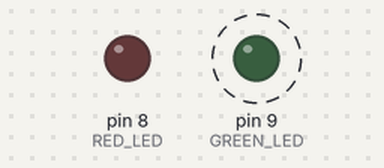
This sketch was run on a simulated Arduino Uno, built with avr-gcc and run on an emulated ATmega328P. Shown: output pins drawn as LEDs (lit = HIGH). Dashed ring = blinking.

Above: at 0.2 s.
At 7.7 s:
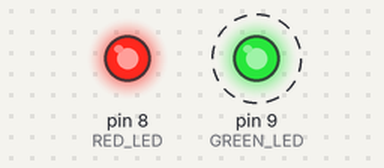
Timing chart, 0 to 9.2 s (numbered marks = the images above):
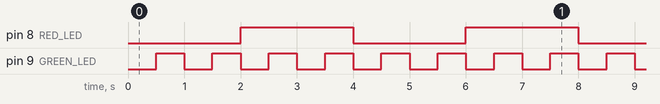

The sketch:

non_blocking_led1.ino
```cpp
const int RED_LED = 8;
const int GREEN_LED = 9;

unsigned long previousRedMillis = 0;
unsigned long previousGreenMillis = 0;

const unsigned long redInterval = 2000;
const unsigned long greenInterval = 500;

bool redState = LOW;
bool greenState = LOW;

void setup() {
  pinMode(RED_LED, OUTPUT);
  pinMode(GREEN_LED, OUTPUT);
}

void loop() {
  unsigned long currentMillis = millis();

  // Control the red LED
  if (currentMillis - previousRedMillis >= redInterval) {
    previousRedMillis = currentMillis;
    redState = !redState;
    digitalWrite(RED_LED, redState);
  }

  // Control the green LED
  if (currentMillis - previousGreenMillis >= greenInterval) {
    previousGreenMillis = currentMillis;
    greenState = !greenState;
    digitalWrite(GREEN_LED, greenState);
  }
}
```

Measured:
- by itself, pin 8 (RED_LED): alternates HIGH for 2.0 s and LOW for 2.0 s
- by itself, pin 9 (GREEN_LED): alternates HIGH for 0.50 s and LOW for 0.50 s
- by itself, everything shown: repeats every 4.0 s, in 8 steps
